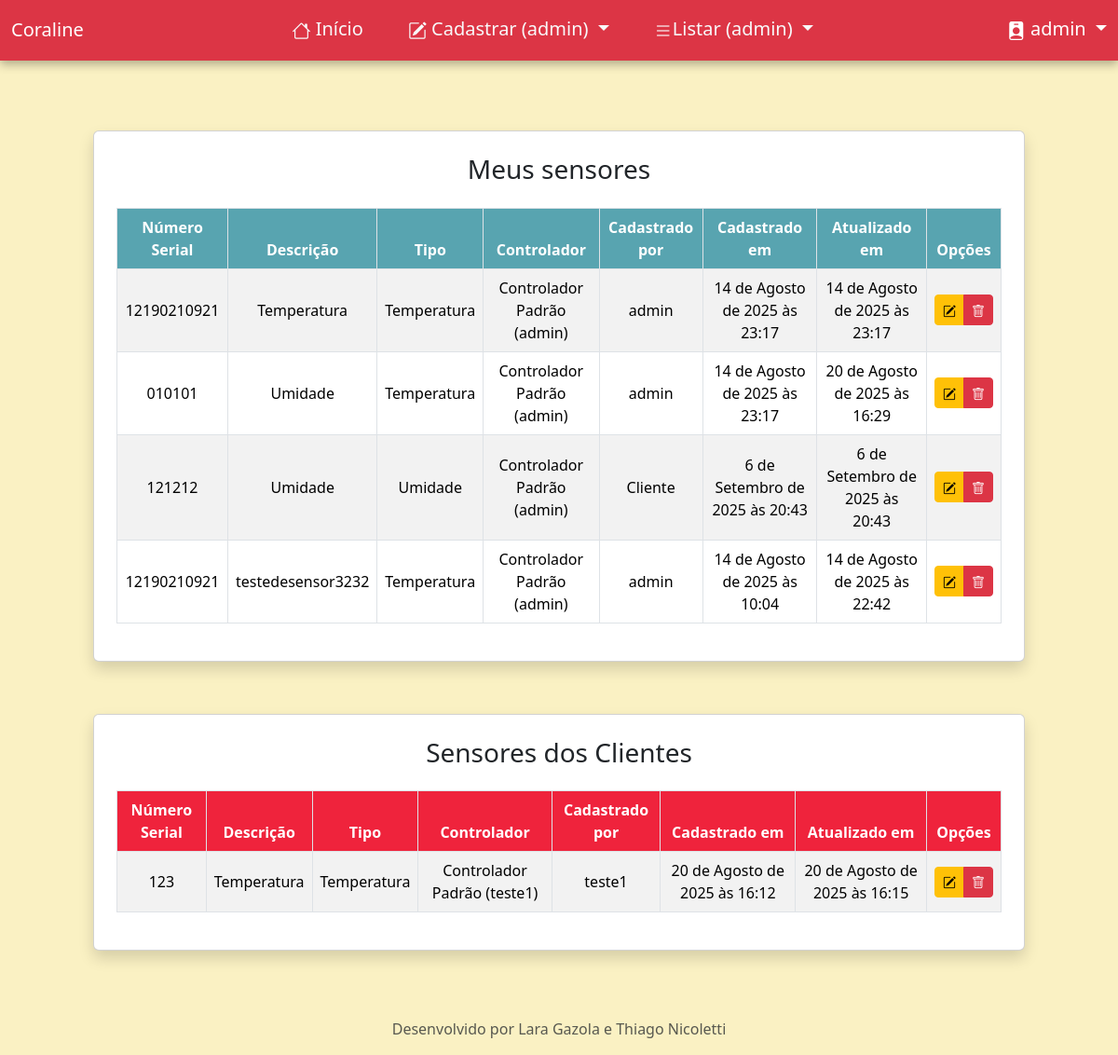
/listar/sensor/ (signed in), run on an earlier commit of the app's database.
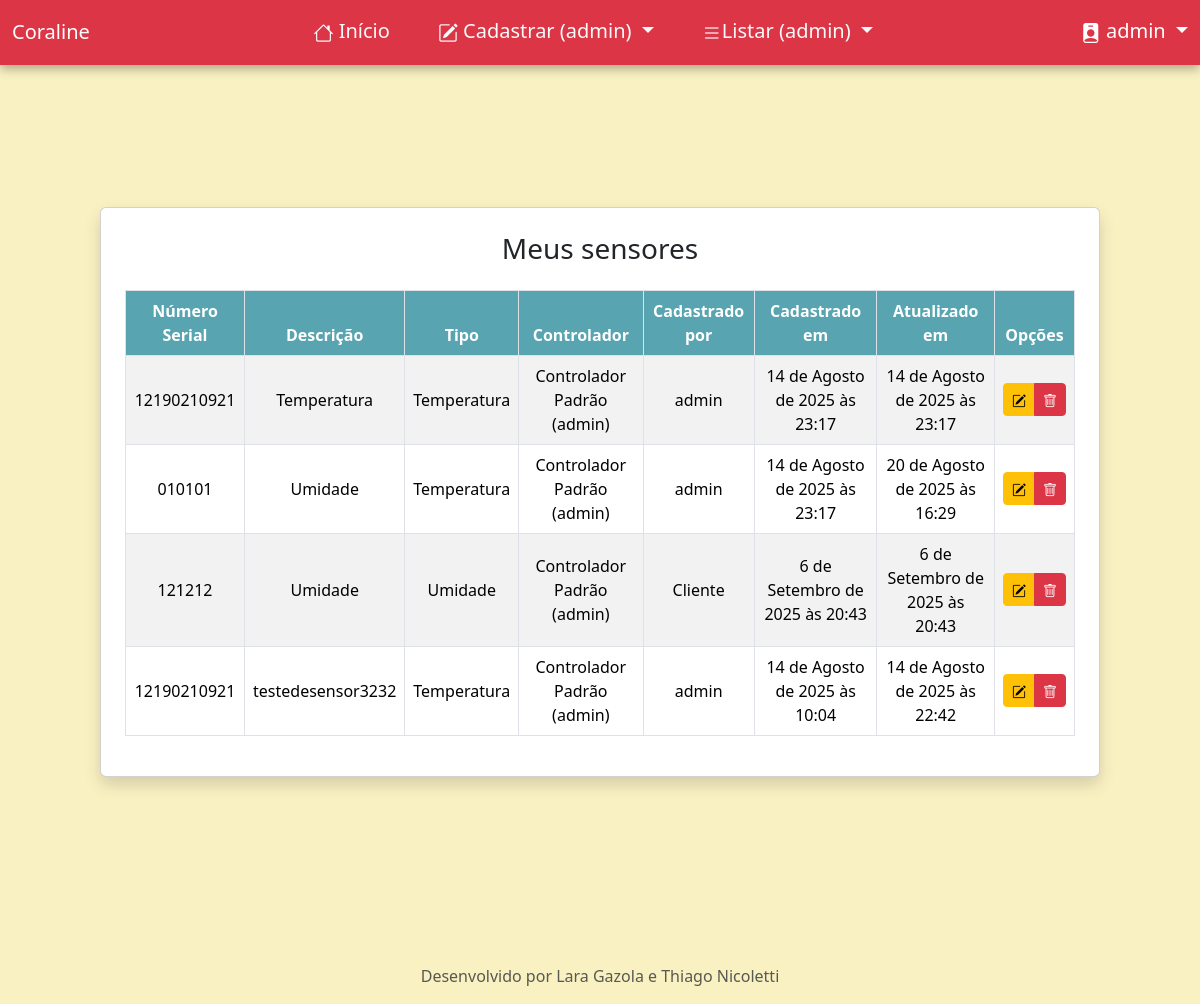
And on a later commit of the database.
### paginasweb/models.py (models this page shows, shortened)
class Sensor(models.Model):
    numero_serial = models.CharField(max_length=255, verbose_name="Número Serial")
    descricao = models.CharField(max_length=255, verbose_name="Descrição")
    tipo_sensor = models.CharField(max_length=30, choices=TIPO_SENSOR, default="1")
    controlador = models.ForeignKey(Controlador, on_delete=models.CASCADE)
    cadastrado_por = models.ForeignKey(User, on_delete=models.CASCADE, related_name='sensores')
    cadastrado_em = models.DateTimeField(auto_now_add=True)
    atualizado_em = models.DateTimeField(auto_now=True)
    class Meta:
        ordering = ['descricao', 'cadastrado_em']

class Controlador(models.Model):
    nome = models.CharField(max_length=255, verbose_name="Nome", default="Controlador Padrão")
    descricao = models.CharField(max_length=255, verbose_name="Descrição")
    usuario = models.ForeignKey(User, on_delete=models.PROTECT)
    cadastrado_por = models.ForeignKey(User, on_delete=models.CASCADE, related_name='controladores')
    cadastrado_em = models.DateTimeField(auto_now_add=True)
    atualizado_em = models.DateTimeField(auto_now=True)
    def __str__(self):
        return f"{self.nome} ({self.usuario})"
    class Meta:
        ordering = ['nome', 'cadastrado_em']

### paginasweb/views.py (the view)
# urls.py: path("listar/sensor/", SensorList.as_view(), name="listar-sensor"),
class SensorList(GroupRequiredMixin, SuccessMessageMixin, LoginRequiredMixin, ListView):
    group_required = [u"Administrador", u"Usuário"]
    model = Sensor
    template_name = 'paginasweb/sensor.html'
    def get_queryset(self):
        queryset = Sensor.objects.all()
        return queryset.filter(controlador__usuario=self.request.user)
    def get_context_data(self, **kwargs):
        context = super().get_context_data(**kwargs)
        if context['sou_admin']:
            sensores = Sensor.objects.all()
            sensores = sensores.exclude(controlador__usuario=self.request.user)
            context['todos_sensores'] = sensores
        return context

### paginasweb/views.py (called while the page is built)
    def get_context_data(self, **kwargs):
        context = super().get_context_data(**kwargs)
        if self.request.user.groups.filter(name='Administrador').exists():
            context['sou_admin'] = True
        else:
            context['sou_admin'] = False
        return context

### paginasweb/templates/paginasweb/sensor.html (shortened to what the changed rows need)
{% extends "paginasweb/bootstrap.html" %}
{% load static %}
{% block conteudo %}
<div class="d-flex justify-content-center align-items-center flex-column min-vh-100 p-4" style="margin-top: 2rem; margin-bottom: 2rem;">
  <div class="card p-4 shadow mb-5" style="width: 100%; max-width: 1000px;">
    <div class="table-responsive">
      <table class="table table-striped table-hover table-bordered align-middle text-center">
        <thead>
          <tr>
            <th style="background-color: #58a4b0; color: white;">Número Serial</th>
            <th style="background-color: #58a4b0; color: white;">Descrição</th>
            <th style="background-color: #58a4b0; color: white;">Tipo</th>
            <th style="background-color: #58a4b0; color: white;">Controlador</th>
            <th style="background-color: #58a4b0; color: white;">Cadastrado por</th>
            <th style="background-color: #58a4b0; color: white;">Cadastrado em</th>
            <th style="background-color: #58a4b0; color: white;">Atualizado em</th>
            {% if sou_admin %}
            <th style="background-color: #58a4b0; color: white;">Opções</th>
            {% endif %}
          </tr>
        </thead>
        <tbody>
          {% for obj in object_list %}
          <tr>
            <td>{{ obj.numero_serial }}</td>
            <td>{{ obj.descricao }}</td>
            <td>{{ obj.get_tipo_sensor_display }}</td>
            <td>{{ obj.controlador }}</td>
            <td>{{ obj.cadastrado_por }}</td>
            <td>{{ obj.cadastrado_em }}</td>
            <td>{{ obj.atualizado_em }}</td>
            {% if sou_admin %}
            <td>
              <div class="btn-group">
                <a href="{% url 'editar-sensor-admin' obj.pk %}" class="btn btn-sm btn-warning"><i class="bi bi-pencil-square"></i></a>
                <a href="{% url 'excluir-sensor-admin' obj.pk %}" class="btn btn-sm btn-danger"><i class="bi bi-trash"></i></a>
              </div>
              {% else %}
              -
            </td>
            {% endif %}
          </tr>
          {% empty %}
          <tr>
            <td colspan="7">Nenhum controlador do admin encontrado.</td>
          </tr>
          {% endfor %}
        </tbody>
      </table>
    </div>
  </div>
  {% if todos_sensores %}
  <div class="card p-4 shadow" style="width: 100%; max-width: 1000px; margin-top: 0.5rem;">
    <h3 class="text-center mb-4">Sensores dos Clientes</h3>
    <div class="table-responsive">
      <table class="table table-striped table-hover table-bordered align-middle text-center">
        <thead>
          <tr>
            <th style="background-color: #EF233C; color: white;">Número Serial</th>
            <th style="background-color: #EF233C; color: white;">Descrição</th>
            <th style="background-color: #EF233C; color: white;">Tipo</th>
            <th style="background-color: #EF233C; color: white;">Controlador</th>
            <th style="background-color: #EF233C; color: white;">Cadastrado por</th>
            <th style="background-color: #EF233C; color: white;">Cadastrado em</th>
            <th style="background-color: #EF233C; color: white;">Atualizado em</th>
            <th style="background-color: #EF233C; color: white;">Opções</th>
          </tr>
        </thead>
        <tbody>
          {% for obj in todos_sensores %}
          <tr>
            <td>{{ obj.numero_serial }}</td>
            <td>{{ obj.descricao }}</td>
            <td>{{ obj.get_tipo_sensor_display }}</td>
            <td>{{ obj.controlador }}</td>
            <td>{{ obj.cadastrado_por }}</td>
            <td>{{ obj.cadastrado_em }}</td>
            <td>{{ obj.atualizado_em }}</td>
            <td>
              <div class="btn-group">
                <a href="{% url 'editar-sensor-admin' obj.pk %}" class="btn btn-sm btn-warning"><i class="bi bi-pencil-square"></i></a>
                <a href="{% url 'excluir-sensor-admin' obj.pk %}" class="btn btn-sm btn-danger"><i class="bi bi-trash"></i></a>
              </div>
            </td>
          </tr>
          {% empty %}
          <tr>
            <td colspan="6">Nenhum controlador de cliente encontrado.</td>
          </tr>
          {% endfor %}
        </tbody>
      </table>
    </div>
  </div>
  {% endif %}
</div>
{% endblock %}

What changed in the data, as far as the page shows it:
removed Sensor: numero_serial "123", descricao "Temperatura", tipo_sensor "Temperatura", controlador "Controlador Padrão (teste1)", cadastrado_por "teste1", cadastrado_em "20 de Agosto de 2025 às 16:12", atualizado_em "20 de Agosto de 2025 às 16:15", shown under "Sensores dos Clientes"
Also different on the page:
text no longer shown: "Sensores dos Clientes Número Serial Descrição Tipo Controlador Cadastrado por Cadastrado em Atualizado em Opções"
